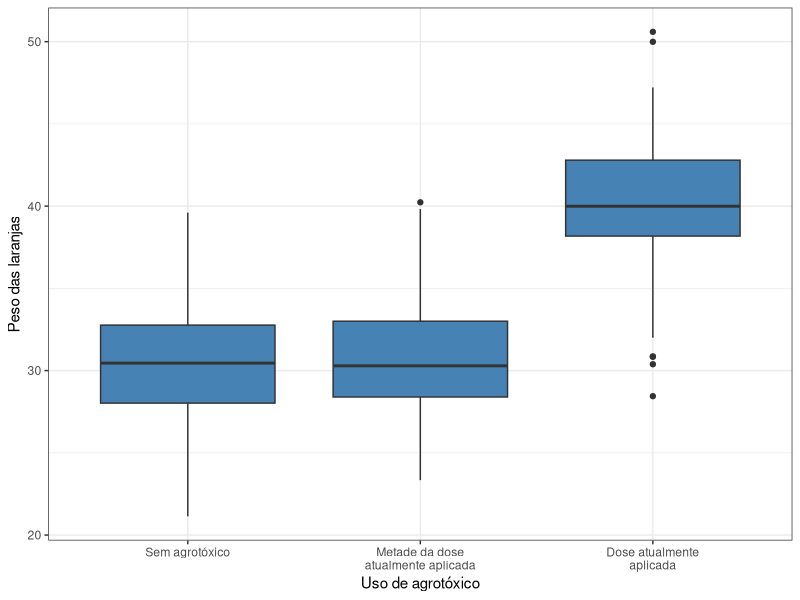
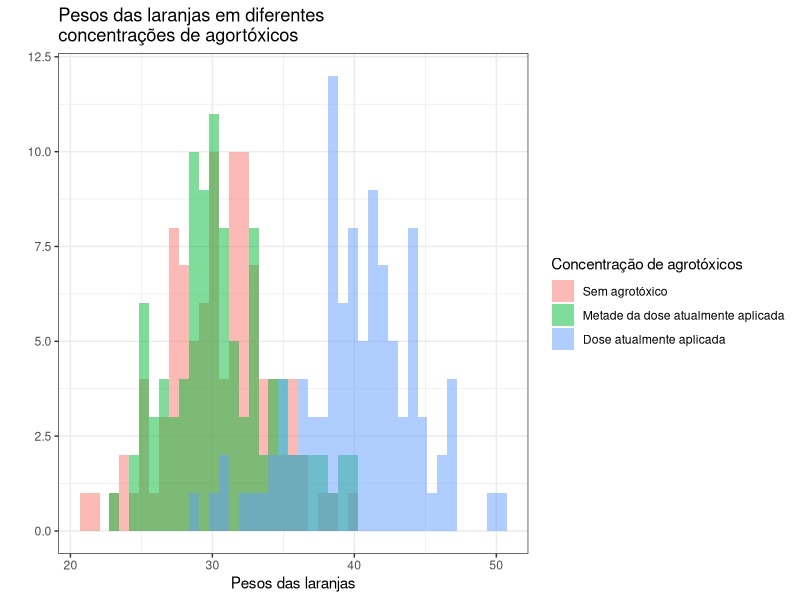
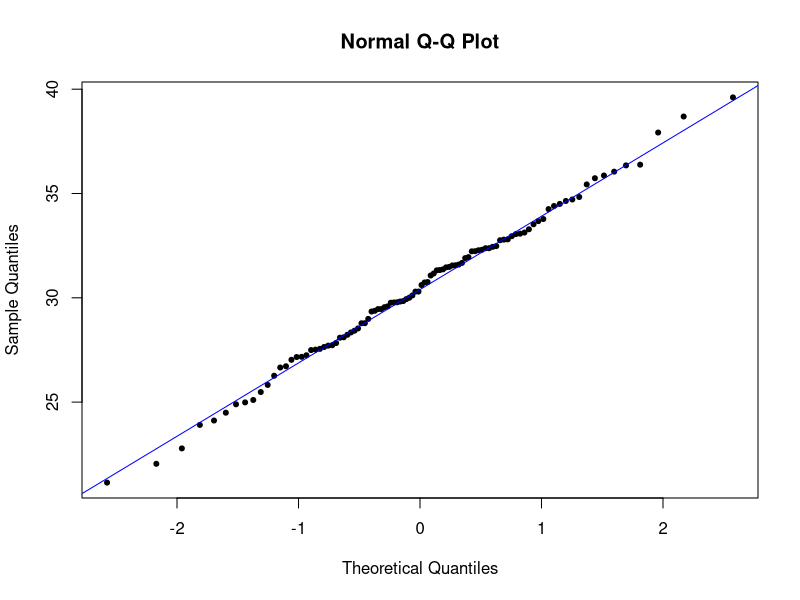
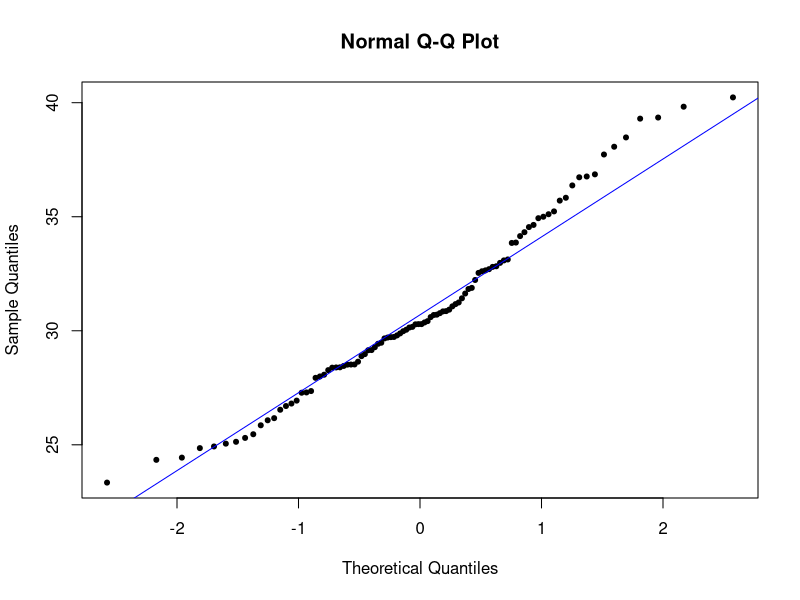

Here is the R script that generated these plots, in order:
## ---- chunk 1
knitr::opts_chunk$set(echo = TRUE,message = F,error=F,fig.align = 'center')
## ---- chunk 2
require(dplyr)
require(ggplot2)
require(stringr)
base <- read.csv("base_3.csv", stringsAsFactors = F)

## ---- chunk 3
base %>% 
  mutate(ind = factor(ind, 
                      labels = c("Sem agrotóxico", "Metade da dose atualmente aplicada",
                                 "Dose atualmente aplicada"))) %>% 
  ggplot(aes(x = ind, y = pesos)) + 
  geom_boxplot(fill = "steelblue") + 
  theme_bw() + 
  labs(x = "Uso de agrotóxico", y = "Peso das laranjas") + 
  scale_x_discrete(labels = function(x) str_wrap(x, width = 20))
## ---- chunk 4
base %>% 
  mutate(ind = factor(ind, labels = c("Sem agrotóxico", "Metade da dose atualmente aplicada", "Dose atualmente aplicada"))) %>% 
  ggplot(aes(x = pesos, fill = ind)) + 
  geom_histogram(binwidth=.7, alpha=0.5, position="identity") + 
  theme_bw() + 
  labs(x = "Pesos das laranjas", y = "",
       title = "Pesos das laranjas em diferentes \nconcentrações de agortóxicos") + 
  guides(fill=guide_legend(title="Concentração de agrotóxicos"))
## ---- chunk 5
base %>% 
  filter(ind == 1) %>% 
  pull(pesos) %>% 
  shapiro.test()
## ---- chunk 6
base %>% 
  filter(ind == 1) %>% 
  pull(pesos) %>% 
  qqnorm(pch = 20) 

base %>% 
  filter(ind == 1) %>% 
  pull(pesos) %>% 
  qqline(col = "blue")
## ---- chunk 7
base %>% 
  filter(ind == 2) %>% 
  pull(pesos) %>% 
  shapiro.test()
## ---- chunk 8
base %>% 
  filter(ind == 2) %>% 
  pull(pesos) %>% 
  qqnorm(pch = 20) 

base %>% 
  filter(ind == 2) %>% 
  pull(pesos) %>% 
  qqline(col = "blue")
## ---- chunk 9
kruskal.test(pesos~ind, data = base)
## ---- chunk 10
wilcox.test(base$pesos[base$ind == 1], base$pesos[base$ind == 2])
## ---- chunk 11
wilcox.test(base$pesos[base$ind == 1], base$pesos[base$ind == 3])
## ---- chunk 12
wilcox.test(base$pesos[base$ind == 2], base$pesos[base$ind == 3])
